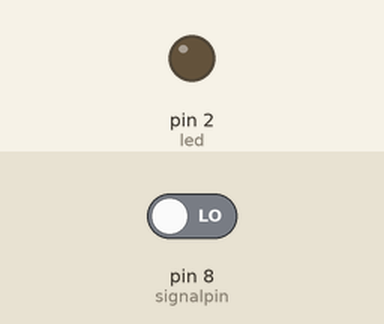
The sketch below on a simulated Arduino Uno, built with avr-gcc and run on an emulated ATmega328P. Shown: output pins drawn as LEDs (lit = HIGH). The test bench sets the inputs (shaded band); at power-on: pin 8 (signalpin) LOW. What the sketch prints to the serial monitor is not drawn.

Above: at 1.2 s.
1.3 s: pin 8 (signalpin) driven HIGH
At 1.6 s:
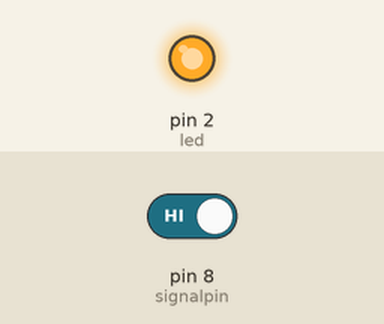
2.8 s: pin 8 (signalpin) driven LOW
At 4.0 s:
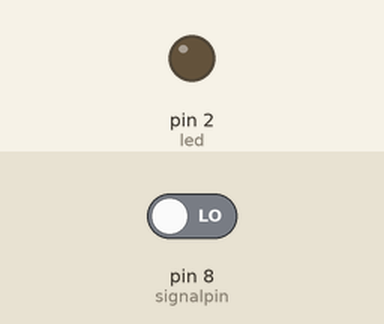
Timing chart, 0 to 5.8 s (numbered marks = the images above; inputs shaded):
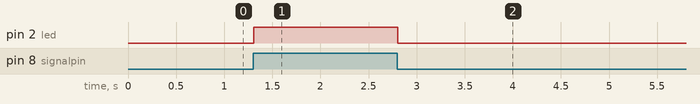

Measured:
- after the input at 1.3 s, pin 2 (led): LOW → HIGH at once
- after the input at 2.8 s, pin 2 (led): HIGH → LOW at once

The sketch:

BaseStationArduno.ino
```cpp
const int signalpin = 8;
const int led = 2;


void setup()
{
  pinMode(signalpin, INPUT);
  pinMode(led, OUTPUT);
  Serial.begin(9600);
}

void loop()
{
  int signal = digitalRead(signalpin);
  Serial.println(signal);

  if(signal == HIGH){
  	digitalWrite(led, HIGH);
  }

  else{
  	digitalWrite(led, LOW);
  }
}
```
